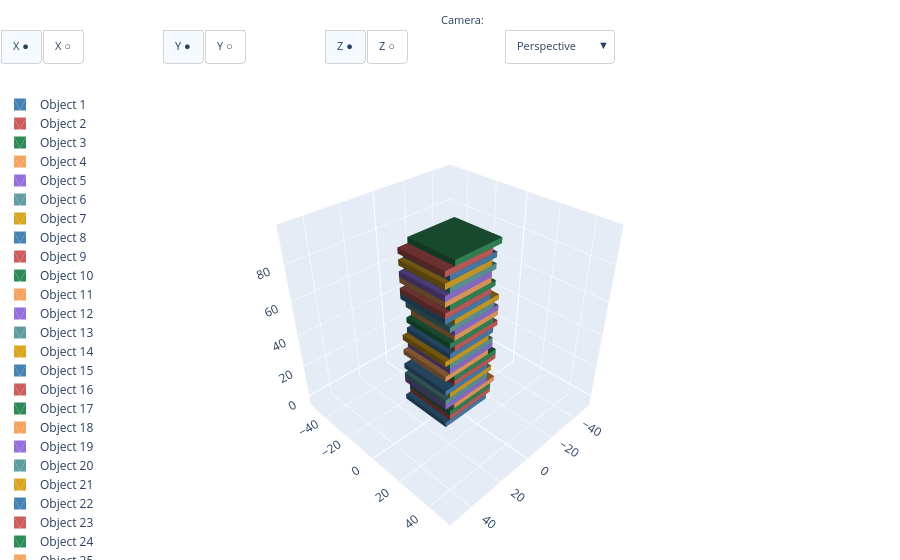

This figure's notebook cell:
### Markdown cell above
### Código

### Code cell
cota_inicial = 0
pap = 3
n_pav = 30
displace = 3


displace_dir = np.array([-1, 0, 1])



print(displace_dir.shape)
lista_pav = []
for i in range(n_pav + 1):

  # direções de deslocamento

  dir_x = np.random.choice(displace_dir) * displace
  # dir_y = np.random.choice(displace_dir) * displace



  cota_atual =   cota_inicial + (pap * i)
  cota_atual = round(cota_atual, 2)
  # criar caixa na cota atual
  box = cq.Workplane("XY").box(30 , 30, pap, centered=[True, True, False]).translate((dir_x, 0, cota_atual))

  lista_pav.append(box)
  # print(f"Cota do pavimento {i} = {cota_atual}")
print(lista_pav)

show(lista_pav)

### Figure 1 — Plotly figure (JSON) as saved in the notebook; plotly's stock layout.template omitted (floating-point values rounded to 4 significant figures)
{"data": [{"color": "steelblue", "flatshading": true, "i": [0, 1, 4, 5, 9, 11, 13, 15, 19, 19, 23, 23], "j": [3, 3, 6, 4, 10, 10, 12, 13, 16, 18, 21, 20], "k": [2, 0, 7, 7, 8, 9, 14, 14, 17, 16, 20, 22], "lighting": {"ambient": 0.4, "diffuse": 0.8, "specular": 0.2}, "name": "Object 1", "opacity": 1, "showlegend": true, "type": "mesh3d", "x": [-12, -12, -12, -12, 18, 18, 18, 18, -12, 18, -12, 18, -12, 18, -12, 18, -12, -12, 18, 18, -12, -12, 18, 18], "y": [-15, -15, 15, 15, -15, -15, 15, 15, -15, -15, -15, -15, 15, 15, 15, 15, -15, 15, -15, 15, -15, 15, -15, 15], "z": [0, 3, 0, 3, 0, 3, 0, 3, 0, 0, 3, 3, 0, 0, 3, 3, 0, 0, 0, 0, 3, 3, 3, 3]}, {"color": "indianred", "flatshading": true, "i": [0, 1, 4, 5, 9, 11, 13, 15, 19, 19, 23, 23], "j": [3, 3, 6, 4, 10, 10, 12, 13, 16, 18, 21, 20], "k": [2, 0, 7, 7, 8, 9, 14, 14, 17, 16, 20, 22], "lighting": {"ambient": 0.4, "diffuse": 0.8, "specular": 0.2}, "name": "Object 2", "opacity": 1, "showlegend": true, "type": "mesh3d", "x": [-15, -15, -15, -15, 15, 15, 15, 15, -15, 15, -15, 15, -15, 15, -15, 15, -15, -15, 15, 15, -15, -15, 15, 15], "y": [-15, -15, 15, 15, -15, -15, 15, 15, -15, -15, -15, -15, 15, 15, 15, 15, -15, 15, -15, 15, -15, 15, -15, 15], "z": [3, 6, 3, 6, 3, 6, 3, 6, 3, 3, 6, 6, 3, 3, 6, 6, 3, 3, 3, 3, 6, 6, 6, 6]}, {"color": "seagreen", "flatshading": true, "i": [0, 1, 4, 5, 9, 11, 13, 15, 19, 19, 23, 23], "j": [3, 3, 6, 4, 10, 10, 12, 13, 16, 18, 21, 20], "k": [2, 0, 7, 7, 8, 9, 14, 14, 17, 16, 20, 22], "lighting": {"ambient": 0.4, "diffuse": 0.8, "specular": 0.2}, "name": "Object 3", "opacity": 1, "showlegend": true, "type": "mesh3d", "x": [-15, -15, -15, -15, 15, 15, 15, 15, -15, 15, -15, 15, -15, 15, -15, 15, -15, -15, 15, 15, -15, -15, 15, 15], "y": [-15, -15, 15, 15, -15, -15, 15, 15, -15, -15, -15, -15, 15, 15, 15, 15, -15, 15, -15, 15, -15, 15, -15, 15], "z": [6, 9, 6, 9, 6, 9, 6, 9, 6, 6, 9, 9, 6, 6, 9, 9, 6, 6, 6, 6, 9, 9, 9, 9]}, {"color": "sandybrown", "flatshading": true, "i": [0, 1, 4, 5, 9, 11, 13, 15, 19, 19, 23, 23], "j": [3, 3, 6, 4, 10, 10, 12, 13, 16, 18, 21, 20], "k": [2, 0, 7, 7, 8, 9, 14, 14, 17, 16, 20, 22], "lighting": {"ambient": 0.4, "diffuse": 0.8, "specular": 0.2}, "name": "Object 4", "opacity": 1, "showlegend": true, "type": "mesh3d", "x": [-18, -18, -18, -18, 12, 12, 12, 12, -18, 12, -18, 12, -18, 12, -18, 12, -18, -18, 12, 12, -18, -18, 12, 12], "y": [-15, -15, 15, 15, -15, -15, 15, 15, -15, -15, -15, -15, 15, 15, 15, 15, -15, 15, -15, 15, -15, 15, -15, 15], "z": [9, 12, 9, 12, 9, 12, 9, 12, 9, 9, 12, 12, 9, 9, 12, 12, 9, 9, 9, 9, 12, 12, 12, 12]}, {"color": "mediumpurple", "flatshading": true, "i": [0, 1, 4, 5, 9, 11, 13, 15, 19, 19, 23, 23], "j": [3, 3, 6, 4, 10, 10, 12, 13, 16, 18, 21, 20], "k": [2, 0, 7, 7, 8, 9, 14, 14, 17, 16, 20, 22], "lighting": {"ambient": 0.4, "diffuse": 0.8, "specular": 0.2}, "name": "Object 5", "opacity": 1, "showlegend": true, "type": "mesh3d", "x": [-12, -12, -12, -12, 18, 18, 18, 18, -12, 18, -12, 18, -12, 18, -12, 18, -12, -12, 18, 18, -12, -12, 18, 18], "y": [-15, -15, 15, 15, -15, -15, 15, 15, -15, -15, -15, -15, 15, 15, 15, 15, -15, 15, -15, 15, -15, 15, -15, 15], "z": [12, 15, 12, 15, 12, 15, 12, 15, 12, 12, 15, 15, 12, 12, 15, 15, 12, 12, 12, 12, 15, 15, 15, 15]}, {"color": "cadetblue", "flatshading": true, "i": [0, 1, 4, 5, 9, 11, 13, 15, 19, 19, 23, 23], "j": [3, 3, 6, 4, 10, 10, 12, 13, 16, 18, 21, 20], "k": [2, 0, 7, 7, 8, 9, 14, 14, 17, 16, 20, 22], "lighting": {"ambient": 0.4, "diffuse": 0.8, "specular": 0.2}, "name": "Object 6", "opacity": 1, "showlegend": true, "type": "mesh3d", "x": [-12, -12, -12, -12, 18, 18, 18, 18, -12, 18, -12, 18, -12, 18, -12, 18, -12, -12, 18, 18, -12, -12, 18, 18], "y": [-15, -15, 15, 15, -15, -15, 15, 15, -15, -15, -15, -15, 15, 15, 15, 15, -15, 15, -15, 15, -15, 15, -15, 15], "z": [15, 18, 15, 18, 15, 18, 15, 18, 15, 15, 18, 18, 15, 15, 18, 18, 15, 15, 15, 15, 18, 18, 18, 18]}, {"color": "goldenrod", "flatshading": true, "i": [0, 1, 4, 5, 9, 11, 13, 15, 19, 19, 23, 23], "j": [3, 3, 6, 4, 10, 10, 12, 13, 16, 18, 21, 20], "k": [2, 0, 7, 7, 8, 9, 14, 14, 17, 16, 20, 22], "lighting": {"ambient": 0.4, "diffuse": 0.8, "specular": 0.2}, "name": "Object 7", "opacity": 1, "showlegend": true, "type": "mesh3d", "x": [-15, -15, -15, -15, 15, 15, 15, 15, -15, 15, -15, 15, -15, 15, -15, 15, -15, -15, 15, 15, -15, -15, 15, 15], "y": [-15, -15, 15, 15, -15, -15, 15, 15, -15, -15, -15, -15, 15, 15, 15, 15, -15, 15, -15, 15, -15, 15, -15, 15], "z": [18, 21, 18, 21, 18, 21, 18, 21, 18, 18, 21, 21, 18, 18, 21, 21, 18, 18, 18, 18, 21, 21, 21, 21]}, {"color": "steelblue", "flatshading": true, "i": [0, 1, 4, 5, 9, 11, 13, 15, 19, 19, 23, 23], "j": [3, 3, 6, 4, 10, 10, 12, 13, 16, 18, 21, 20], "k": [2, 0, 7, 7, 8, 9, 14, 14, 17, 16, 20, 22], "lighting": {"ambient": 0.4, "diffuse": 0.8, "specular": 0.2}, "name": "Object 8", "opacity": 1, "showlegend": true, "type": "mesh3d", "x": [-12, -12, -12, -12, 18, 18, 18, 18, -12, 18, -12, 18, -12, 18, -12, 18, -12, -12, 18, 18, -12, -12, 18, 18], "y": [-15, -15, 15, 15, -15, -15, 15, 15, -15, -15, -15, -15, 15, 15, 15, 15, -15, 15, -15, 15, -15, 15, -15, 15], "z": [21, 24, 21, 24, 21, 24, 21, 24, 21, 21, 24, 24, 21, 21, 24, 24, 21, 21, 21, 21, 24, 24, 24, 24]}, {"color": "indianred", "flatshading": true, "i": [0, 1, 4, 5, 9, 11, 13, 15, 19, 19, 23, 23], "j": [3, 3, 6, 4, 10, 10, 12, 13, 16, 18, 21, 20], "k": [2, 0, 7, 7, 8, 9, 14, 14, 17, 16, 20, 22], "lighting": {"ambient": 0.4, "diffuse": 0.8, "specular": 0.2}, "name": "Object 9", "opacity": 1, "showlegend": true, "type": "mesh3d", "x": [-18, -18, -18, -18, 12, 12, 12, 12, -18, 12, -18, 12, -18, 12, -18, 12, -18, -18, 12, 12, -18, -18, 12, 12], "y": [-15, -15, 15, 15, -15, -15, 15, 15, -15, -15, -15, -15, 15, 15, 15, 15, -15, 15, -15, 15, -15, 15, -15, 15], "z": [24, 27, 24, 27, 24, 27, 24, 27, 24, 24, 27, 27, 24, 24, 27, 27, 24, 24, 24, 24, 27, 27, 27, 27]}, {"color": "seagreen", "flatshading": true, "i": [0, 1, 4, 5, 9, 11, 13, 15, 19, 19, 23, 23], "j": [3, 3, 6, 4, 10, 10, 12, 13, 16, 18, 21, 20], "k": [2, 0, 7, 7, 8, 9, 14, 14, 17, 16, 20, 22], "lighting": {"ambient": 0.4, "diffuse": 0.8, "specular": 0.2}, "name": "Object 10", "opacity": 1, "showlegend": true, "type": "mesh3d", "x": [-18, -18, -18, -18, 12, 12, 12, 12, -18, 12, -18, 12, -18, 12, -18, 12, -18, -18, 12, 12, -18, -18, 12, 12], "y": [-15, -15, 15, 15, -15, -15, 15, 15, -15, -15, -15, -15, 15, 15, 15, 15, -15, 15, -15, 15, -15, 15, -15, 15], "z": [27, 30, 27, 30, 27, 30, 27, 30, 27, 27, 30, 30, 27, 27, 30, 30, 27, 27, 27, 27, 30, 30, 30, 30]}, {"color": "sandybrown", "flatshading": true, "i": [0, 1, 4, 5, 9, 11, 13, 15, 19, 19, 23, 23], "j": [3, 3, 6, 4, 10, 10, 12, 13, 16, 18, 21, 20], "k": [2, 0, 7, 7, 8, 9, 14, 14, 17, 16, 20, 22], "lighting": {"ambient": 0.4, "diffuse": 0.8, "specular": 0.2}, "name": "Object 11", "opacity": 1, "showlegend": true, "type": "mesh3d", "x": [-12, -12, -12, -12, 18, 18, 18, 18, -12, 18, -12, 18, -12, 18, -12, 18, -12, -12, 18, 18, -12, -12, 18, 18], "y": [-15, -15, 15, 15, -15, -15, 15, 15, -15, -15, -15, -15, 15, 15, 15, 15, -15, 15, -15, 15, -15, 15, -15, 15], "z": [30, 33, 30, 33, 30, 33, 30, 33, 30, 30, 33, 33, 30, 30, 33, 33, 30, 30, 30, 30, 33, 33, 33, 33]}, {"color": "mediumpurple", "flatshading": true, "i": [0, 1, 4, 5, 9, 11, 13, 15, 19, 19, 23, 23], "j": [3, 3, 6, 4, 10, 10, 12, 13, 16, 18, 21, 20], "k": [2, 0, 7, 7, 8, 9, 14, 14, 17, 16, 20, 22], "lighting": {"ambient": 0.4, "diffuse": 0.8, "specular": 0.2}, "name": "Object 12", "opacity": 1, "showlegend": true, "type": "mesh3d", "x": [-15, -15, -15, -15, 15, 15, 15, 15, -15, 15, -15, 15, -15, 15, -15, 15, -15, -15, 15, 15, -15, -15, 15, 15], "y": [-15, -15, 15, 15, -15, -15, 15, 15, -15, -15, -15, -15, 15, 15, 15, 15, -15, 15, -15, 15, -15, 15, -15, 15], "z": [33, 36, 33, 36, 33, 36, 33, 36, 33, 33, 36, 36, 33, 33, 36, 36, 33, 33, 33, 33, 36, 36, 36, 36]}, {"color": "cadetblue", "flatshading": true, "i": [0, 1, 4, 5, 9, 11, 13, 15, 19, 19, 23, 23], "j": [3, 3, 6, 4, 10, 10, 12, 13, 16, 18, 21, 20], "k": [2, 0, 7, 7, 8, 9, 14, 14, 17, 16, 20, 22], "lighting": {"ambient": 0.4, "diffuse": 0.8, "specular": 0.2}, "name": "Object 13", "opacity": 1, "showlegend": true, "type": "mesh3d", "x": [-15, -15, -15, -15, 15, 15, 15, 15, -15, 15, -15, 15, -15, 15, -15, 15, -15, -15, 15, 15, -15, -15, 15, 15], "y": [-15, -15, 15, 15, -15, -15, 15, 15, -15, -15, -15, -15, 15, 15, 15, 15, -15, 15, -15, 15, -15, 15, -15, 15], "z": [36, 39, 36, 39, 36, 39, 36, 39, 36, 36, 39, 39, 36, 36, 39, 39, 36, 36, 36, 36, 39, 39, 39, 39]}, {"color": "goldenrod", "flatshading": true, "i": [0, 1, 4, 5, 9, 11, 13, 15, 19, 19, 23, 23], "j": [3, 3, 6, 4, 10, 10, 12, 13, 16, 18, 21, 20], "k": [2, 0, 7, 7, 8, 9, 14, 14, 17, 16, 20, 22], "lighting": {"ambient": 0.4, "diffuse": 0.8, "specular": 0.2}, "name": "Object 14", "opacity": 1, "showlegend": true, "type": "mesh3d", "x": [-12, -12, -12, -12, 18, 18, 18, 18, -12, 18, -12, 18, -12, 18, -12, 18, -12, -12, 18, 18, -12, -12, 18, 18], "y": [-15, -15, 15, 15, -15, -15, 15, 15, -15, -15, -15, -15, 15, 15, 15, 15, -15, 15, -15, 15, -15, 15, -15, 15], "z": [39, 42, 39, 42, 39, 42, 39, 42, 39, 39, 42, 42, 39, 39, 42, 42, 39, 39, 39, 39, 42, 42, 42, 42]}, {"color": "steelblue", "flatshading": true, "i": [0, 1, 4, 5, 9, 11, 13, 15, 19, 19, 23, 23], "j": [3, 3, 6, 4, 10, 10, 12, 13, 16, 18, 21, 20], "k": [2, 0, 7, 7, 8, 9, 14, 14, 17, 16, 20, 22], "lighting": {"ambient": 0.4, "diffuse": 0.8, "specular": 0.2}, "name": "Object 15", "opacity": 1, "showlegend": true, "type": "mesh3d", "x": [-15, -15, -15, -15, 15, 15, 15, 15, -15, 15, -15, 15, -15, 15, -15, 15, -15, -15, 15, 15, -15, -15, 15, 15], "y": [-15, -15, 15, 15, -15, -15, 15, 15, -15, -15, -15, -15, 15, 15, 15, 15, -15, 15, -15, 15, -15, 15, -15, 15], "z": [42, 45, 42, 45, 42, 45, 42, 45, 42, 42, 45, 45, 42, 42, 45, 45, 42, 42, 42, 42, 45, 45, 45, 45]}, {"color": "indianred", "flatshading": true, "i": [0, 1, 4, 5, 9, 11, 13, 15, 19, 19, 23, 23], "j": [3, 3, 6, 4, 10, 10, 12, 13, 16, 18, 21, 20], "k": [2, 0, 7, 7, 8, 9, 14, 14, 17, 16, 20, 22], "lighting": {"ambient": 0.4, "diffuse": 0.8, "specular": 0.2}, "name": "Object 16", "opacity": 1, "showlegend": true, "type": "mesh3d", "x": [-18, -18, -18, -18, 12, 12, 12, 12, -18, 12, -18, 12, -18, 12, -18, 12, -18, -18, 12, 12, -18, -18, 12, 12], "y": [-15, -15, 15, 15, -15, -15, 15, 15, -15, -15, -15, -15, 15, 15, 15, 15, -15, 15, -15, 15, -15, 15, -15, 15], "z": [45, 48, 45, 48, 45, 48, 45, 48, 45, 45, 48, 48, 45, 45, 48, 48, 45, 45, 45, 45, 48, 48, 48, 48]}, {"color": "seagreen", "flatshading": true, "i": [0, 1, 4, 5, 9, 11, 13, 15, 19, 19, 23, 23], "j": [3, 3, 6, 4, 10, 10, 12, 13, 16, 18, 21, 20], "k": [2, 0, 7, 7, 8, 9, 14, 14, 17, 16, 20, 22], "lighting": {"ambient": 0.4, "diffuse": 0.8, "specular": 0.2}, "name": "Object 17", "opacity": 1, "showlegend": true, "type": "mesh3d", "x": [-15, -15, -15, -15, 15, 15, 15, 15, -15, 15, -15, 15, -15, 15, -15, 15, -15, -15, 15, 15, -15, -15, 15, 15], "y": [-15, -15, 15, 15, -15, -15, 15, 15, -15, -15, -15, -15, 15, 15, 15, 15, -15, 15, -15, 15, -15, 15, -15, 15], "z": [48, 51, 48, 51, 48, 51, 48, 51, 48, 48, 51, 51, 48, 48, 51, 51, 48, 48, 48, 48, 51, 51, 51, 51]}, {"color": "sandybrown", "flatshading": true, "i": [0, 1, 4, 5, 9, 11, 13, 15, 19, 19, 23, 23], "j": [3, 3, 6, 4, 10, 10, 12, 13, 16, 18, 21, 20], "k": [2, 0, 7, 7, 8, 9, 14, 14, 17, 16, 20, 22], "lighting": {"ambient": 0.4, "diffuse": 0.8, "specular": 0.2}, "name": "Object 18", "opacity": 1, "showlegend": true, "type": "mesh3d", "x": [-18, -18, -18, -18, 12, 12, 12, 12, -18, 12, -18, 12, -18, 12, -18, 12, -18, -18, 12, 12, -18, -18, 12, 12], "y": [-15, -15, 15, 15, -15, -15, 15, 15, -15, -15, -15, -15, 15, 15, 15, 15, -15, 15, -15, 15, -15, 15, -15, 15], "z": [51, 54, 51, 54, 51, 54, 51, 54, 51, 51, 54, 54, 51, 51, 54, 54, 51, 51, 51, 51, 54, 54, 54, 54]}, {"color": "mediumpurple", "flatshading": true, "i": [0, 1, 4, 5, 9, 11, 13, 15, 19, 19, 23, 23], "j": [3, 3, 6, 4, 10, 10, 12, 13, 16, 18, 21, 20], "k": [2, 0, 7, 7, 8, 9, 14, 14, 17, 16, 20, 22], "lighting": {"ambient": 0.4, "diffuse": 0.8, "specular": 0.2}, "name": "Object 19", "opacity": 1, "showlegend": true, "type": "mesh3d", "x": [-18, -18, -18, -18, 12, 12, 12, 12, -18, 12, -18, 12, -18, 12, -18, 12, -18, -18, 12, 12, -18, -18, 12, 12], "y": [-15, -15, 15, 15, -15, -15, 15, 15, -15, -15, -15, -15, 15, 15, 15, 15, -15, 15, -15, 15, -15, 15, -15, 15], "z": [54, 57, 54, 57, 54, 57, 54, 57, 54, 54, 57, 57, 54, 54, 57, 57, 54, 54, 54, 54, 57, 57, 57, 57]}, {"color": "cadetblue", "flatshading": true, "i": [0, 1, 4, 5, 9, 11, 13, 15, 19, 19, 23, 23], "j": [3, 3, 6, 4, 10, 10, 12, 13, 16, 18, 21, 20], "k": [2, 0, 7, 7, 8, 9, 14, 14, 17, 16, 20, 22], "lighting": {"ambient": 0.4, "diffuse": 0.8, "specular": 0.2}, "name": "Object 20", "opacity": 1, "showlegend": true, "type": "mesh3d", "x": [-15, -15, -15, -15, 15, 15, 15, 15, -15, 15, -15, 15, -15, 15, -15, 15, -15, -15, 15, 15, -15, -15, 15, 15], "y": [-15, -15, 15, 15, -15, -15, 15, 15, -15, -15, -15, -15, 15, 15, 15, 15, -15, 15, -15, 15, -15, 15, -15, 15], "z": [57, 60, 57, 60, 57, 60, 57, 60, 57, 57, 60, 60, 57, 57, 60, 60, 57, 57, 57, 57, 60, 60, 60, 60]}, {"color": "goldenrod", "flatshading": true, "i": [0, 1, 4, 5, 9, 11, 13, 15, 19, 19, 23, 23], "j": [3, 3, 6, 4, 10, 10, 12, 13, 16, 18, 21, 20], "k": [2, 0, 7, 7, 8, 9, 14, 14, 17, 16, 20, 22], "lighting": {"ambient": 0.4, "diffuse": 0.8, "specular": 0.2}, "name": "Object 21", "opacity": 1, "showlegend": true, "type": "mesh3d", "x": [-18, -18, -18, -18, 12, 12, 12, 12, -18, 12, -18, 12, -18, 12, -18, 12, -18, -18, 12, 12, -18, -18, 12, 12], "y": [-15, -15, 15, 15, -15, -15, 15, 15, -15, -15, -15, -15, 15, 15, 15, 15, -15, 15, -15, 15, -15, 15, -15, 15], "z": [60, 63, 60, 63, 60, 63, 60, 63, 60, 60, 63, 63, 60, 60, 63, 63, 60, 60, 60, 60, 63, 63, 63, 63]}, {"color": "steelblue", "flatshading": true, "i": [0, 1, 4, 5, 9, 11, 13, 15, 19, 19, 23, 23], "j": [3, 3, 6, 4, 10, 10, 12, 13, 16, 18, 21, 20], "k": [2, 0, 7, 7, 8, 9, 14, 14, 17, 16, 20, 22], "lighting": {"ambient": 0.4, "diffuse": 0.8, "specular": 0.2}, "name": "Object 22", "opacity": 1, "showlegend": true, "type": "mesh3d", "x": [-12, -12, -12, -12, 18, 18, 18, 18, -12, 18, -12, 18, -12, 18, -12, 18, -12, -12, 18, 18, -12, -12, 18, 18], "y": [-15, -15, 15, 15, -15, -15, 15, 15, -15, -15, -15, -15, 15, 15, 15, 15, -15, 15, -15, 15, -15, 15, -15, 15], "z": [63, 66, 63, 66, 63, 66, 63, 66, 63, 63, 66, 66, 63, 63, 66, 66, 63, 63, 63, 63, 66, 66, 66, 66]}, {"color": "indianred", "flatshading": true, "i": [0, 1, 4, 5, 9, 11, 13, 15, 19, 19, 23, 23], "j": [3, 3, 6, 4, 10, 10, 12, 13, 16, 18, 21, 20], "k": [2, 0, 7, 7, 8, 9, 14, 14, 17, 16, 20, 22], "lighting": {"ambient": 0.4, "diffuse": 0.8, "specular": 0.2}, "name": "Object 23", "opacity": 1, "showlegend": true, "type": "mesh3d", "x": [-12, -12, -12, -12, 18, 18, 18, 18, -12, 18, -12, 18, -12, 18, -12, 18, -12, -12, 18, 18, -12, -12, 18, 18], "y": [-15, -15, 15, 15, -15, -15, 15, 15, -15, -15, -15, -15, 15, 15, 15, 15, -15, 15, -15, 15, -15, 15, -15, 15], "z": [66, 69, 66, 69, 66, 69, 66, 69, 66, 66, 69, 69, 66, 66, 69, 69, 66, 66, 66, 66, 69, 69, 69, 69]}, {"color": "seagreen", "flatshading": true, "i": [0, 1, 4, 5, 9, 11, 13, 15, 19, 19, 23, 23], "j": [3, 3, 6, 4, 10, 10, 12, 13, 16, 18, 21, 20], "k": [2, 0, 7, 7, 8, 9, 14, 14, 17, 16, 20, 22], "lighting": {"ambient": 0.4, "diffuse": 0.8, "specular": 0.2}, "name": "Object 24", "opacity": 1, "showlegend": true, "type": "mesh3d", "x": [-15, -15, -15, -15, 15, 15, 15, 15, -15, 15, -15, 15, -15, 15, -15, 15, -15, -15, 15, 15, -15, -15, 15, 15], "y": [-15, -15, 15, 15, -15, -15, 15, 15, -15, -15, -15, -15, 15, 15, 15, 15, -15, 15, -15, 15, -15, 15, -15, 15], "z": [69, 72, 69, 72, 69, 72, 69, 72, 69, 69, 72, 72, 69, 69, 72, 72, 69, 69, 69, 69, 72, 72, 72, 72]}, {"color": "sandybrown", "flatshading": true, "i": [0, 1, 4, 5, 9, 11, 13, 15, 19, 19, 23, 23], "j": [3, 3, 6, 4, 10, 10, 12, 13, 16, 18, 21, 20], "k": [2, 0, 7, 7, 8, 9, 14, 14, 17, 16, 20, 22], "lighting": {"ambient": 0.4, "diffuse": 0.8, "specular": 0.2}, "name": "Object 25", "opacity": 1, "showlegend": true, "type": "mesh3d", "x": [-12, -12, -12, -12, 18, 18, 18, 18, -12, 18, -12, 18, -12, 18, -12, 18, -12, -12, 18, 18, -12, -12, 18, 18], "y": [-15, -15, 15, 15, -15, -15, 15, 15, -15, -15, -15, -15, 15, 15, 15, 15, -15, 15, -15, 15, -15, 15, -15, 15], "z": [72, 75, 72, 75, 72, 75, 72, 75, 72, 72, 75, 75, 72, 72, 75, 75, 72, 72, 72, 72, 75, 75, 75, 75]}, {"color": "mediumpurple", "flatshading": true, "i": [0, 1, 4, 5, 9, 11, 13, 15, 19, 19, 23, 23], "j": [3, 3, 6, 4, 10, 10, 12, 13, 16, 18, 21, 20], "k": [2, 0, 7, 7, 8, 9, 14, 14, 17, 16, 20, 22], "lighting": {"ambient": 0.4, "diffuse": 0.8, "specular": 0.2}, "name": "Object 26", "opacity": 1, "showlegend": true, "type": "mesh3d", "x": [-12, -12, -12, -12, 18, 18, 18, 18, -12, 18, -12, 18, -12, 18, -12, 18, -12, -12, 18, 18, -12, -12, 18, 18], "y": [-15, -15, 15, 15, -15, -15, 15, 15, -15, -15, -15, -15, 15, 15, 15, 15, -15, 15, -15, 15, -15, 15, -15, 15], "z": [75, 78, 75, 78, 75, 78, 75, 78, 75, 75, 78, 78, 75, 75, 78, 78, 75, 75, 75, 75, 78, 78, 78, 78]}, {"color": "cadetblue", "flatshading": true, "i": [0, 1, 4, 5, 9, 11, 13, 15, 19, 19, 23, 23], "j": [3, 3, 6, 4, 10, 10, 12, 13, 16, 18, 21, 20], "k": [2, 0, 7, 7, 8, 9, 14, 14, 17, 16, 20, 22], "lighting": {"ambient": 0.4, "diffuse": 0.8, "specular": 0.2}, "name": "Object 27", "opacity": 1, "showlegend": true, "type": "mesh3d", "x": [-15, -15, -15, -15, 15, 15, 15, 15, -15, 15, -15, 15, -15, 15, -15, 15, -15, -15, 15, 15, -15, -15, 15, 15], "y": [-15, -15, 15, 15, -15, -15, 15, 15, -15, -15, -15, -15, 15, 15, 15, 15, -15, 15, -15, 15, -15, 15, -15, 15], "z": [78, 81, 78, 81, 78, 81, 78, 81, 78, 78, 81, 81, 78, 78, 81, 81, 78, 78, 78, 78, 81, 81, 81, 81]}, {"color": "goldenrod", "flatshading": true, "i": [0, 1, 4, 5, 9, 11, 13, 15, 19, 19, 23, 23], "j": [3, 3, 6, 4, 10, 10, 12, 13, 16, 18, 21, 20], "k": [2, 0, 7, 7, 8, 9, 14, 14, 17, 16, 20, 22], "lighting": {"ambient": 0.4, "diffuse": 0.8, "specular": 0.2}, "name": "Object 28", "opacity": 1, "showlegend": true, "type": "mesh3d", "x": [-12, -12, -12, -12, 18, 18, 18, 18, -12, 18, -12, 18, -12, 18, -12, 18, -12, -12, 18, 18, -12, -12, 18, 18], "y": [-15, -15, 15, 15, -15, -15, 15, 15, -15, -15, -15, -15, 15, 15, 15, 15, -15, 15, -15, 15, -15, 15, -15, 15], "z": [81, 84, 81, 84, 81, 84, 81, 84, 81, 81, 84, 84, 81, 81, 84, 84, 81, 81, 81, 81, 84, 84, 84, 84]}, {"color": "steelblue", "flatshading": true, "i": [0, 1, 4, 5, 9, 11, 13, 15, 19, 19, 23, 23], "j": [3, 3, 6, 4, 10, 10, 12, 13, 16, 18, 21, 20], "k": [2, 0, 7, 7, 8, 9, 14, 14, 17, 16, 20, 22], "lighting": {"ambient": 0.4, "diffuse": 0.8, "specular": 0.2}, "name": "Object 29", "opacity": 1, "showlegend": true, "type": "mesh3d", "x": [-15, -15, -15, -15, 15, 15, 15, 15, -15, 15, -15, 15, -15, 15, -15, 15, -15, -15, 15, 15, -15, -15, 15, 15], "y": [-15, -15, 15, 15, -15, -15, 15, 15, -15, -15, -15, -15, 15, 15, 15, 15, -15, 15, -15, 15, -15, 15, -15, 15], "z": [84, 87, 84, 87, 84, 87, 84, 87, 84, 84, 87, 87, 84, 84, 87, 87, 84, 84, 84, 84, 87, 87, 87, 87]}, {"color": "indianred", "flatshading": true, "i": [0, 1, 4, 5, 9, 11, 13, 15, 19, 19, 23, 23], "j": [3, 3, 6, 4, 10, 10, 12, 13, 16, 18, 21, 20], "k": [2, 0, 7, 7, 8, 9, 14, 14, 17, 16, 20, 22], "lighting": {"ambient": 0.4, "diffuse": 0.8, "specular": 0.2}, "name": "Object 30", "opacity": 1, "showlegend": true, "type": "mesh3d", "x": [-12, -12, -12, -12, 18, 18, 18, 18, -12, 18, -12, 18, -12, 18, -12, 18, -12, -12, 18, 18, -12, -12, 18, 18], "y": [-15, -15, 15, 15, -15, -15, 15, 15, -15, -15, -15, -15, 15, 15, 15, 15, -15, 15, -15, 15, -15, 15, -15, 15], "z": [87, 90, 87, 90, 87, 90, 87, 90, 87, 87, 90, 90, 87, 87, 90, 90, 87, 87, 87, 87, 90, 90, 90, 90]}, {"color": "seagreen", "flatshading": true, "i": [0, 1, 4, 5, 9, 11, 13, 15, 19, 19, 23, 23], "j": [3, 3, 6, 4, 10, 10, 12, 13, 16, 18, 21, 20], "k": [2, 0, 7, 7, 8, 9, 14, 14, 17, 16, 20, 22], "lighting": {"ambient": 0.4, "diffuse": 0.8, "specular": 0.2}, "name": "Object 31", "opacity": 1, "showlegend": true, "type": "mesh3d", "x": [-18, -18, -18, -18, 12, 12, 12, 12, -18, 12, -18, 12, -18, 12, -18, 12, -18, -18, 12, 12, -18, -18, 12, 12], "y": [-15, -15, 15, 15, -15, -15, 15, 15, -15, -15, -15, -15, 15, 15, 15, 15, -15, 15, -15, 15, -15, 15, -15, 15], "z": [90, 93, 90, 93, 90, 93, 90, 93, 90, 90, 93, 93, 90, 90, 93, 93, 90, 90, 90, 90, 93, 93, 93, 93]}], "layout": {"annotations": [{"font": {"size": 11}, "showarrow": false, "text": "Axes:", "x": -0.01, "xanchor": "right", "xref": "paper", "y": 1.17, "yref": "paper"}, {"font": {"size": 11}, "showarrow": false, "text": "Camera:", "x": 0.54, "xanchor": "right", "xref": "paper", "y": 1.17, "yref": "paper"}], "legend": {"x": 0, "y": 1}, "margin": {"b": 0, "l": 0, "r": 0, "t": 90}, "scene": {"aspectmode": "manual", "aspectratio": {"x": 1, "y": 1, "z": 1}, "camera": {"eye": {"x": 1.5, "y": 1.5, "z": 1.5}, "projection": {"type": "perspective"}, "up": {"x": 0, "y": 0, "z": 1}}, "xaxis": {"backgroundcolor": "rgb(230, 236, 245)", "gridcolor": "white", "gridwidth": 1, "range": [-53.47, 53.47], "showbackground": true, "showgrid": true, "showline": false, "showspikes": true, "showticklabels": true, "title": {"text": ""}, "zeroline": true, "zerolinecolor": "white", "zerolinewidth": 2}, "yaxis": {"backgroundcolor": "rgb(230, 236, 245)", "gridcolor": "white", "gridwidth": 1, "range": [-53.47, 53.47], "showbackground": true, "showgrid": true, "showline": false, "showspikes": true, "showticklabels": true, "title": {"text": ""}, "zeroline": true, "zerolinecolor": "white", "zerolinewidth": 2}, "zaxis": {"backgroundcolor": "rgb(230, 236, 245)", "gridcolor": "white", "gridwidth": 1, "range": [-6.975, 99.97], "showbackground": true, "showgrid": true, "showline": false, "showspikes": true, "showticklabels": true, "title": {"text": ""}, "zeroline": true, "zerolinecolor": "white", "zerolinewidth": 2}}, "updatemenus": [{"active": 0, "bgcolor": "white", "bordercolor": "lightgray", "buttons": [{"args": [{"scene.xaxis": {"backgroundcolor": "rgb(230, 236, 245)", "gridcolor": "white", "gridwidth": 1, "range": [-53.47, 53.47], "showbackground": true, "showgrid": true, "showline": false, "showspikes": true, "showticklabels": true, "title": {"text": ""}, "zeroline": true, "zerolinecolor": "white", "zerolinewidth": 2}}], "label": "X ●", "method": "relayout"}, {"args": [{"scene.xaxis": {"range": [-53.47, 53.47], "showbackground": false, "showgrid": false, "showline": false, "showspikes": false, "showticklabels": false, "title": {"text": ""}, "zeroline": false}}], "label": "X ○", "method": "relayout"}], "direction": "right", "font": {"size": 11}, "showactive": true, "type": "buttons", "x": 0, "xanchor": "left", "y": 1.13, "yanchor": "top"}, {"active": 0, "bgcolor": "white", "bordercolor": "lightgray", "buttons": [{"args": [{"scene.yaxis": {"backgroundcolor": "rgb(230, 236, 245)", "gridcolor": "white", "gridwidth": 1, "range": [-53.47, 53.47], "showbackground": true, "showgrid": true, "showline": false, "showspikes": true, "showticklabels": true, "title": {"text": ""}, "zeroline": true, "zerolinecolor": "white", "zerolinewidth": 2}}], "label": "Y ●", "method": "relayout"}, {"args": [{"scene.yaxis": {"range": [-53.47, 53.47], "showbackground": false, "showgrid": false, "showline": false, "showspikes": false, "showticklabels": false, "title": {"text": ""}, "zeroline": false}}], "label": "Y ○", "method": "relayout"}], "direction": "right", "font": {"size": 11}, "showactive": true, "type": "buttons", "x": 0.18, "xanchor": "left", "y": 1.13, "yanchor": "top"}, {"active": 0, "bgcolor": "white", "bordercolor": "lightgray", "buttons": [{"args": [{"scene.zaxis": {"backgroundcolor": "rgb(230, 236, 245)", "gridcolor": "white", "gridwidth": 1, "range": [-6.975, 99.97], "showbackground": true, "showgrid": true, "showline": false, "showspikes": true, "showticklabels": true, "title": {"text": ""}, "zeroline": true, "zerolinecolor": "white", "zerolinewidth": 2}}], "label": "Z ●", "method": "relayout"}, {"args": [{"scene.zaxis": {"range": [-6.975, 99.97], "showbackground": false, "showgrid": false, "showline": false, "showspikes": false, "showticklabels": false, "title": {"text": ""}, "zeroline": false}}], "label": "Z ○", "method": "relayout"}], "direction": "right", "font": {"size": 11}, "showactive": true, "type": "buttons", "x": 0.36, "xanchor": "left", "y": 1.13, "yanchor": "top"}, {"active": 0, "bgcolor": "white", "bordercolor": "lightgray", "buttons": [{"args": [{"scene.aspectmode": "manual", "scene.aspectratio": {"x": 1, "y": 1, "z": 1}, "scene.camera": {"eye": {"x": 1.5, "y": 1.5, "z": 1.5}, "projection": {"type": "perspective"}, "up": {"x": 0, "y": 0, "z": 1}}}], "label": "Perspective", "method": "relayout"}, {"args": [{"scene.aspectmode": "manual", "scene.aspectratio": {"x": 1, "y": 1, "z": 1}, "scene.camera": {"eye": {"x": 2.5, "y": 2.5, "z": 2.5}, "projection": {"type": "orthographic"}, "up": {"x": 0, "y": 0, "z": 1}}}], "label": "Orthographic", "method": "relayout"}], "direction": "down", "font": {"size": 11}, "showactive": true, "type": "dropdown", "x": 0.56, "xanchor": "left", "y": 1.13, "yanchor": "top"}]}}
